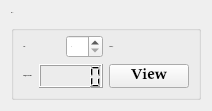
          <widget class="QWidget" name="Evauation">
           <attribute name="title">
            <string>Evauation</string>
           </attribute>
           <layout class="QGridLayout" name="gridLayout_45">
            <item row="0" column="0">
             <widget class="QGroupBox" name="imageBox_5">
              <property name="font">
               <font>
                <family>Palatino Linotype</family>
                <pointsize>-1</pointsize>
                <bold>true</bold>
               </font>
              </property>
              <property name="title">
               <string>ROC</string>
              </property>
              <layout class="QGridLayout" name="gridLayout_48">
               <item row="0" column="0">
                <layout class="QVBoxLayout" name="verticalLayout_32" stretch="1,0">
                 <item>
                  <layout class="QHBoxLayout" name="horizontalLayout_59">
                   <item>
                    <widget class="QLabel" name="image_input_roc">
                     <property name="text">
                      <string/>
                     </property>
                    </widget>
                   </item>
                   <item>
                    <widget class="QLabel" name="image_out_roc">
                     <property name="text">
                      <string/>
                     </property>
                    </widget>
                   </item>
                  </layout>
                 </item>
                 <item>
                  <layout class="QVBoxLayout" name="verticalLayout_31">
                   <item>
                    <layout class="QHBoxLayout" name="horizontalLayout_57">
                     <item>
                      <layout class="QHBoxLayout" name="horizontalLayout_46">
                       <item>
                        <widget class="QLabel" name="label_33">
                         <property name="font">
                          <font>
                           <family>Palatino Linotype</family>
                           <pointsize>-1</pointsize>
                           <bold>true</bold>
                          </font>
                         </property>
                         <property name="text">
                          <string>Class</string>
                         </property>
                         <property name="scaledContents">
                          <bool>false</bool>
                         </property>
                         <property name="textInteractionFlags">
                          <set>Qt::NoTextInteraction</set>
                         </property>
                        </widget>
                       </item>
                       <item>
                        <widget class="QSpinBox" name="spinBox_class">
                         <property name="minimum">
                          <number>1</number>
                         </property>
                         <property name="maximum">
                          <number>4</number>
                         </property>
                        </widget>
                       </item>
                      </layout>
                     </item>
                     <item>
                      <layout class="QHBoxLayout" name="horizontalLayout_47">
                       <item>
                        <widget class="QLabel" name="label_32">
                         <property name="font">
                          <font>
                           <family>Palatino Linotype</family>
                           <pointsize>-1</pointsize>
                           <bold>true</bold>
                          </font>
                         </property>
                         <property name="text">
                          <string>Accuracy:</string>
                         </property>
                         <property name="scaledContents">
                          <bool>false</bool>
                         </property>
                         <property name="textInteractionFlags">
                          <set>Qt::NoTextInteraction</set>
                         </property>
                        </widget>
                       </item>
                       <item>
                        <widget class="QLabel" name="label_accuracy">
                         <property name="text">
                          <string/>
                         </property>
                        </widget>
                       </item>
                      </layout>
                     </item>
                    </layout>
                   </item>
                   <item>
                    <layout class="QHBoxLayout" name="horizontalLayout_58">
                     <item>
                      <layout class="QHBoxLayout" name="horizontalLayout_100">
                       <item>
                        <widget class="QLabel" name="label_evaul">
                         <property name="text">
                          <string>Computation Time:</string>
                         </property>
                        </widget>
                       </item>
                       <item>
                        <widget class="QLCDNumber" name="lcdNumber_evaul"/>
                       </item>
                      </layout>
                     </item>
                     <item>
                      <widget class="QPushButton" name="view">
                       <property name="font">
                        <font>
                         <family>Palatino Linotype</family>
                         <pointsize>11</pointsize>
                         <bold>true</bold>
                        </font>
                       </property>
                       <property name="text">
                        <string>View</string>
                       </property>
                      </widget>
                     </item>
                    </layout>
                   </item>
                  </layout>
                 </item>
                </layout>
               </item>
              </layout>
             </widget>
            </item>
           </layout>
          </widget>
